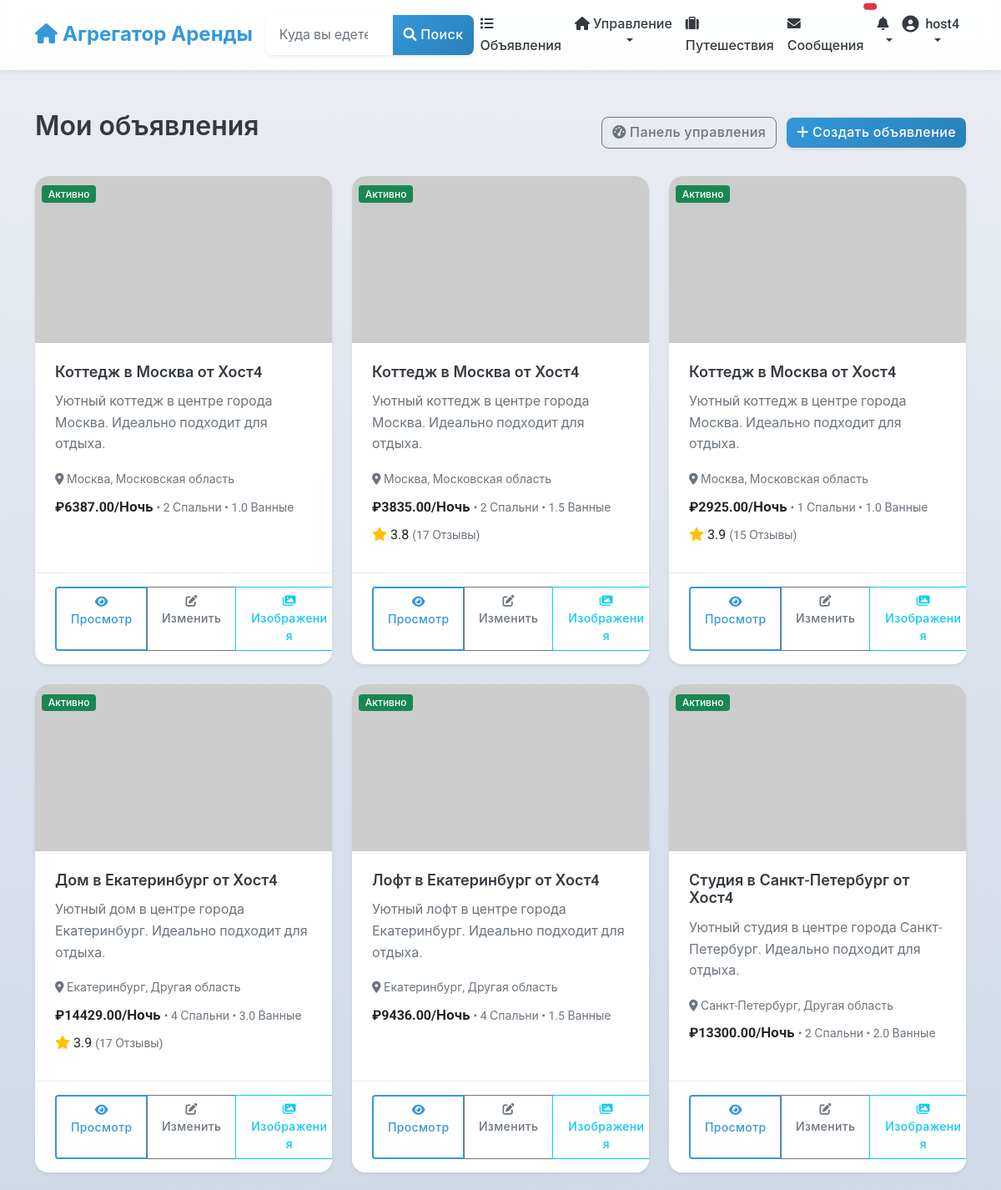
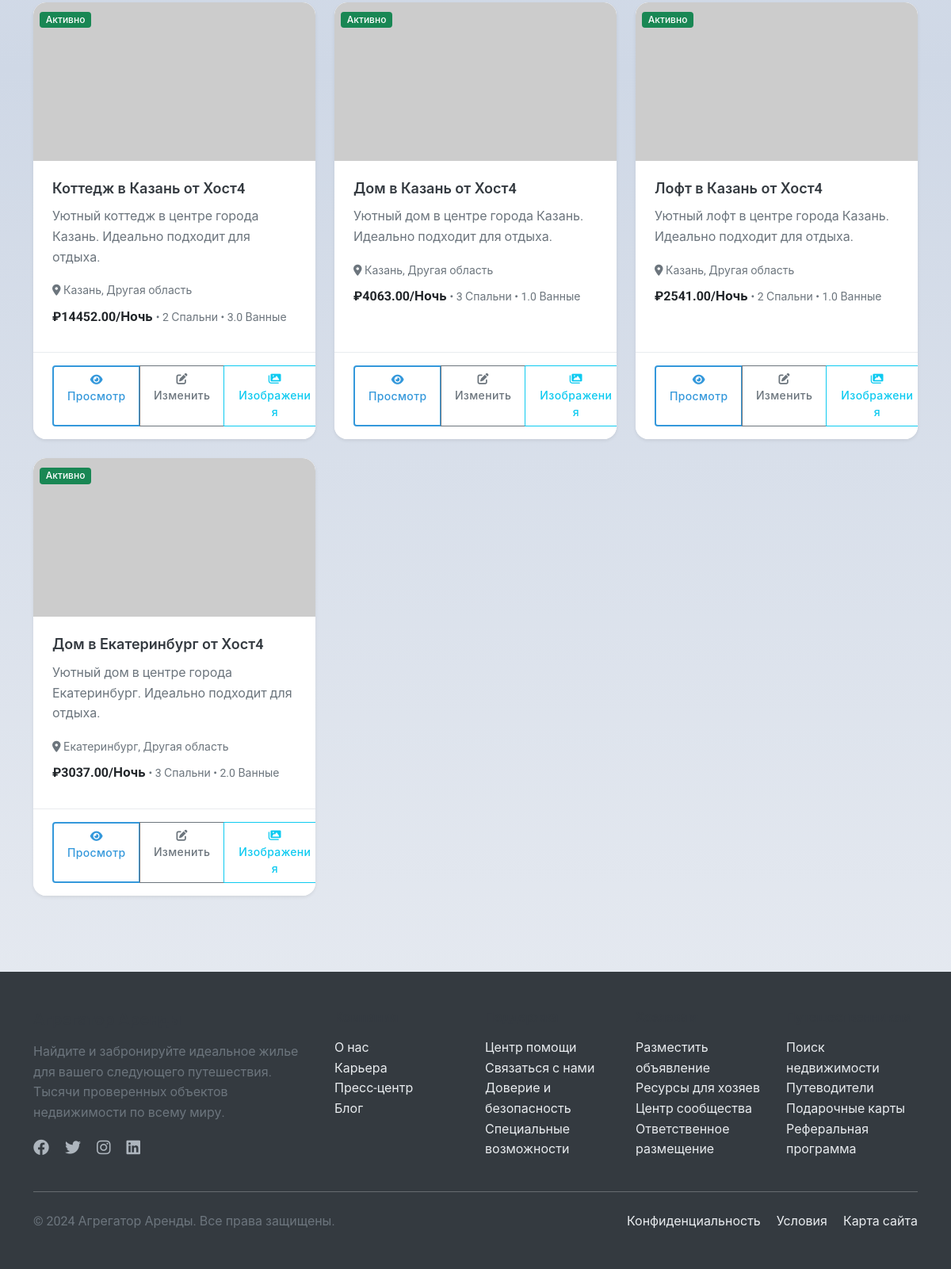
Screenshot of /listings/my-listings/ (signed in) with the database file from the repository (2 pictures, top to bottom).
### users/models.py (models this page shows, shortened)
class User(AbstractUser):
    phone_number = models.CharField(_("Phone number"), max_length=20, blank=True)
    profile_picture = models.ImageField(_("Profile picture"), upload_to='profile_pictures/', blank=True, null=True)
    bio = models.TextField(_("Bio"), blank=True)
    is_phone_verified = models.BooleanField(_("Phone verified"), default=False)
    is_id_verified = models.BooleanField(_("ID verified"), default=False)
    is_host = models.BooleanField(_("Is host"), default=False)
    is_guest = models.BooleanField(_("Is guest"), default=True)
    ROLE_CHOICES = [
        ('user', _('Regular User')),
        ('host', _('Host')),
        ('moderator', _('Moderator')),
        ('admin', _('Administrator')),
    ]
    role = models.CharField(_("Role"), max_length=20, choices=ROLE_CHOICES, default='user')
    email_notifications = models.BooleanField(_("Email notifications"), default=True)
    sms_notifications = models.BooleanField(_("SMS notifications"), default=False)
    date_joined = models.DateTimeField(_("Date joined"), auto_now_add=True)
    last_updated = models.DateTimeField(_("Last updated"), auto_now=True)
    class Meta:
        verbose_name = _("User")
        verbose_name_plural = _("Users")

### listings/models.py (models this page shows, shortened)
class Listing(models.Model):
    title = models.CharField(_("Title"), max_length=100)
    description = models.TextField(_("Description"))
    address = models.CharField(_("Address"), max_length=255)
    city = models.CharField(_("City"), max_length=100)
    state = models.CharField(_("State/Province"), max_length=100)
    country = models.CharField(_("Country"), max_length=100)
    zip_code = models.CharField(_("ZIP/Postal Code"), max_length=20)
    latitude = models.DecimalField(_("Latitude"), max_digits=10, decimal_places=7, null=True, blank=True)
    longitude = models.DecimalField(_("Longitude"), max_digits=10, decimal_places=7, null=True, blank=True)
    price_per_night = models.DecimalField(_("Price per night"), max_digits=10, decimal_places=2)
    cleaning_fee = models.DecimalField(_("Cleaning fee"), max_digits=10, decimal_places=2, default=0)
    service_fee = models.DecimalField(_("Service fee"), max_digits=10, decimal_places=2, default=0)
    bedrooms = models.PositiveSmallIntegerField(_("Bedrooms"))
    bathrooms = models.DecimalField(_("Bathrooms"), max_digits=3, decimal_places=1)
    accommodates = models.PositiveSmallIntegerField(_("Accommodates"))
    property_type = models.CharField(_("Property type"), max_length=50)
    image_urls = models.JSONField(_("Image URLs"), default=list, null=True, blank=True)
    verification_video = models.FileField(
        _("Verification Video"),
        upload_to='verification_videos/',
        null=True,
        blank=True,
        help_text=_("Video proof of property compliance (max 250MB, for moderation only)")
    )
    amenities = models.JSONField(_("Amenities"), default=list)
    house_rules = models.TextField(_("House rules"), blank=True)
    check_in_time = models.TimeField(_("Check-in time"), null=True, blank=True)
    check_out_time = models.TimeField(_("Check-out time"), null=True, blank=True)
    minimum_nights = models.PositiveSmallIntegerField(_("Minimum nights"), default=1)
    maximum_nights = models.PositiveSmallIntegerField(_("Maximum nights"), default=30)
    is_active = models.BooleanField(_("Is active"), default=True)
    is_approved = models.BooleanField(_("Is approved"), default=False)
    host = models.ForeignKey(
        settings.AUTH_USER_MODEL,
        on_delete=models.CASCADE,
        related_name='listings'
    )
    created_at = models.DateTimeField(_("Created at"), auto_now_add=True)
    updated_at = models.DateTimeField(_("Updated at"), auto_now=True)
    class Meta:
        verbose_name = _("Listing")
        verbose_name_plural = _("Listings")
        ordering = ['-created_at', '-id']
        ordering = ['-created_at']
    @property
    def main_image_url(self):
        main_image = self.images.filter(is_main=True).first()
        if main_image:
            return main_image.image.url
        first_image = self.images.first()
        if first_image:
            return first_image.image.url
        if self.image_urls and len(self.image_urls) > 0:
            return self.image_urls[0]
        return "https://via.placeholder.com/800x600.png?text=No+Image+Available"
    @property
    def average_rating(self):
        reviews = self.reviews.all()
        if not reviews:
            return None
        return sum(review.rating for review in reviews) / len(reviews)
    @property
    def total_reviews(self):
        return self.reviews.count()

class Review(models.Model):
    rating = models.PositiveSmallIntegerField(
        _("Rating"),
        validators=[MinValueValidator(1), MaxValueValidator(5)]
    )
    comment = models.TextField(_("Comment"))
    listing = models.ForeignKey(
        Listing,
        on_delete=models.CASCADE,
        related_name='reviews'
    )
    reviewer = models.ForeignKey(
        settings.AUTH_USER_MODEL,
        on_delete=models.CASCADE,
        related_name='reviews'
    )
    booking = models.OneToOneField(
        Booking,
        on_delete=models.SET_NULL,
        related_name='review',
        null=True,
        blank=True
    )
    is_approved = models.BooleanField(_("Is approved"), default=True)
    is_edited = models.BooleanField(_("Is edited"), default=False)
    created_at = models.DateTimeField(_("Created at"), auto_now_add=True)
    updated_at = models.DateTimeField(_("Updated at"), auto_now=True)
    class Meta:
        verbose_name = _("Review")
        verbose_name_plural = _("Reviews")
        ordering = ['-created_at']
        constraints = [
            models.UniqueConstraint(
                fields=['listing', 'reviewer'],
                condition=models.Q(booking__isnull=True),
                name='unique_listing_review_no_booking'
            ),
            models.UniqueConstraint(
                fields=['listing', 'reviewer', 'booking'],
                condition=models.Q(booking__isnull=False),
                name='unique_booking_review'
            )
        ]

### listings/views.py (the view, shortened to what this page needs)
# urls.py: path('my-listings/', views.HostListingListView.as_view(), name='host_listings'),
class HostListingListView(LoginRequiredMixin, ListView):
    model = Listing
    template_name = 'listings/host_listings.html'
    context_object_name = 'listings'
    def get_queryset(self):
        queryset = Listing.objects.filter(host=self.request.user)
        return queryset
    def get_template_names(self):
        if self.request.GET.get('tab_content'):
            return ['listings/partials/host_listings_content.html']
        return [self.template_name]

### listings/templates/listings/host_listings.html (shortened to what this page needs)
{% extends 'base.html' %}
{% load static %}
{% block content %}
<div class="container py-4">
    <div class="row">
        <div class="col-12">
            <div class="d-flex justify-content-between align-items-center mb-4">
                <h2>Мои объявления</h2>
                <div>
                    <a href="{% url 'listings:host_dashboard' %}" class="btn btn-outline-secondary me-2">
                        <i class="fas fa-tachometer-alt"></i> Панель управления
                    </a>
                    <a href="{% url 'listings:listing_create' %}" class="btn btn-primary">
                        <i class="fas fa-plus"></i> Создать объявление
                    </a>
                </div>
            </div>
            {% if listings %}
                <div class="row row-cols-1 row-cols-md-2 row-cols-lg-3 g-4">
                    {% for listing in listings %}
                    <div class="col">
                        <div class="card h-100 shadow-sm">
                            <div class="position-relative">
                                <img src="{{ listing.main_image_url }}" class="card-img-top" alt="{{ listing.title }}" style="height: 200px; object-fit: cover;">
                                <div class="position-absolute top-0 start-0 m-2">
                                    {% if not listing.is_active %}
                                        <span class="badge bg-secondary">Отключено</span>
                                    {% elif not listing.is_approved %}
                                        <span class="badge bg-warning">На рассмотрении</span>
                                    {% else %}
                                        <span class="badge bg-success">Активно</span>
                                    {% endif %}
                                </div>
                            </div>
                            <div class="card-body">
                                <h5 class="card-title">{{ listing.title }}</h5>
                                <p class="card-text text-muted">{{ listing.description|truncatechars:100 }}</p>
                                <div class="mb-2">
                                    <small class="text-muted">
                                        <i class="fas fa-map-marker-alt"></i> {{ listing.city }}, {{ listing.state }}
                                    </small>
                                </div>
                                <div class="mb-2">
                                    <strong>₽{{ listing.price_per_night }}/Ночь</strong>
                                    <small class="text-muted">• {{ listing.bedrooms }} Спальни • {{ listing.bathrooms }} Ванные</small>
                                </div>
                                {% if listing.average_rating %}
                                <div class="mb-2">
                                    <i class="fas fa-star text-warning"></i>
                                    <span>{{ listing.average_rating|floatformat:1 }}</span>
                                    <small class="text-muted">({{ listing.total_reviews }} Отзывы)</small>
                                </div>
                                {% endif %}
                            </div>
                            <div class="card-footer bg-white">
                                <div class="d-flex justify-content-between align-items-center">
                                    <div class="btn-group" role="group">
                                        <a href="{% url 'listings:listing_detail' pk=listing.pk %}" class="btn btn-sm btn-outline-primary">
                                            <i class="fas fa-eye"></i> Просмотр
                                        </a>
                                        <a href="{% url 'listings:listing_update' pk=listing.pk %}" class="btn btn-sm btn-outline-secondary">
                                            <i class="fas fa-edit"></i> Изменить
                                        </a>
                                        <a href="{% url 'listings:listing_images' pk=listing.pk %}" class="btn btn-sm btn-outline-info">
                                            <i class="fas fa-images"></i> Изображения
                                        </a>
                                    </div>
                                </div>
                            </div>
                        </div>
                    </div>
                    {% endfor %}
                </div>
            {% endif %}
        </div>
    </div>
</div>
{% endblock %}

### templates/includes/navbar.html (shortened to what this page needs)
<nav class="navbar navbar-expand-lg navbar-light bg-white shadow-sm">
    <div class="container">
        <a class="navbar-brand" href="{% url 'listings:listing_list' %}">
            <i class="fas fa-home"></i> Агрегатор Аренды
        </a>
        <div class="collapse navbar-collapse" id="navbarSupportedContent">
            <form class="d-flex mx-auto my-2 my-lg-0" action="{% url 'listings:listing_list' %}" method="get">
                <div class="input-group">
                    <input class="form-control" type="search" name="location" placeholder="Куда вы едете?"
                           aria-label="Search" value="{{ request.GET.location|default:'' }}">
                    <button class="btn btn-primary" type="submit">
                        <i class="fas fa-search"></i> Поиск
                    </button>
                </div>
            </form>
            <ul class="navbar-nav ms-auto mb-2 mb-lg-0">
                <li class="nav-item">
                    <a class="nav-link {% if request.resolver_match.url_name == 'listing_list' %}active{% endif %}"
                       href="{% url 'listings:listing_list' %}">
                        <i class="fas fa-list"></i> Объявления
                    </a>
                </li>
                {% if user.is_authenticated %}
                    {% if user.is_host %}
                    <li class="nav-item dropdown">
                        <a class="nav-link dropdown-toggle" href="#" id="hostDropdown" role="button"
                           data-bs-toggle="dropdown" aria-expanded="false">
                            <i class="fas fa-home"></i> Управление
                        </a>
                    </li>
                    {% else %}
                    <li class="nav-item">
                        <a class="nav-link" href="{% url 'listings:listing_create' %}">
                            <i class="fas fa-plus"></i> Подать объявление
                        </a>
                    </li>
                    {% endif %}
                    <li class="nav-item">
                        <a class="nav-link {% if request.resolver_match.url_name == 'user_bookings' %}active{% endif %}"
                           href="{% url 'listings:user_bookings' %}">
                            <i class="fas fa-suitcase"></i> Путешествия
                        </a>
                    </li>
                    <li class="nav-item">
                        <a class="nav-link position-relative {% if 'chat' in request.path %}active{% endif %}"
                           href="{% url 'chat:conversation_list' %}">
                            <i class="fas fa-envelope"></i> Сообщения
                            <span id="message-badge" class="position-absolute top-0 start-100 translate-middle badge rounded-pill bg-danger"
                                  hx-get="{% url 'chat:get_unread_count' %}"
                                  hx-trigger="load, every 30s"
                                  hx-swap="innerHTML">
                            </span>
                        </a>
                    </li>
                    <li class="nav-item dropdown">
                        <a class="nav-link dropdown-toggle position-relative" href="#" id="notificationDropdown"
                           role="button" data-bs-toggle="dropdown" aria-expanded="false"
                           onclick="loadNotifications()"
                           data-bs-auto-close="outside">
                            <i class="fas fa-bell"></i>
                                {% load notify_tags %}
                        </a>
                    </li>
                    <li class="nav-item dropdown">
                        <a class="nav-link dropdown-toggle d-flex align-items-center" href="#" id="userDropdown" role="button"
                           data-bs-toggle="dropdown" aria-expanded="false">
                            {% if user.profile_picture %}
                                <img src="{{ user.profile_picture.url }}" alt="{{ user.username }}" class="rounded-circle me-2" width="32" height="32" style="object-fit: cover;">
                            {% else %}
                                <i class="fas fa-user-circle fa-lg me-2"></i>
                            {% endif %}
                            {{ user.username }}
                        </a>
                    </li>
                {% endif %}
            </ul>
        </div>
    </div>
</nav>

### rows the page displays
User: username "host4"
Listing: is_active "Активно", title "Коттедж в Москва от Хост4", description "Уютный коттедж в центре города Москва. Идеально подходит для отдыха.", city "Москва", state "Московская область", price_per_night "6387.00", bedrooms "2", bathrooms "1.0"
Listing: is_active "Активно", title "Коттедж в Москва от Хост4", description "Уютный коттедж в центре города Москва. Идеально подходит для отдыха.", city "Москва", state "Московская область", price_per_night "3835.00", bedrooms "2", bathrooms "1.5", average_rating "3.8", total_reviews "17"
Listing: is_active "Активно", title "Коттедж в Москва от Хост4", description "Уютный коттедж в центре города Москва. Идеально подходит для отдыха.", city "Москва", state "Московская область", price_per_night "2925.00", bedrooms "1", bathrooms "1.0", average_rating "3.9", total_reviews "15"
Listing: is_active "Активно", title "Дом в Екатеринбург от Хост4", description "Уютный дом в центре города Екатеринбург. Идеально подходит для отдыха.", city "Екатеринбург", state "Другая область", price_per_night "14429.00", bedrooms "4", bathrooms "3.0", average_rating "3.9", total_reviews "17"
Listing: is_active "Активно", title "Лофт в Екатеринбург от Хост4", description "Уютный лофт в центре города Екатеринбург. Идеально подходит для отдыха.", city "Екатеринбург", state "Другая область", price_per_night "9436.00", bedrooms "4", bathrooms "1.5"
Listing: is_active "Активно", title "Студия в Санкт-Петербург от Хост4", description "Уютный студия в центре города Санкт-Петербург. Идеально подходит для отдыха.", city "Санкт-Петербург", state "Другая область", price_per_night "13300.00", bedrooms "2", bathrooms "2.0"
Listing: is_active "Активно", title "Коттедж в Казань от Хост4", description "Уютный коттедж в центре города Казань. Идеально подходит для отдыха.", city "Казань", state "Другая область", price_per_night "14452.00", bedrooms "2", bathrooms "3.0"
Listing: is_active "Активно", title "Дом в Казань от Хост4", description "Уютный дом в центре города Казань. Идеально подходит для отдыха.", city "Казань", state "Другая область", price_per_night "4063.00", bedrooms "3", bathrooms "1.0"
Listing: is_active "Активно", title "Лофт в Казань от Хост4", description "Уютный лофт в центре города Казань. Идеально подходит для отдыха.", city "Казань", state "Другая область", price_per_night "2541.00", bedrooms "2", bathrooms "1.0"
Listing: is_active "Активно", title "Дом в Екатеринбург от Хост4", description "Уютный дом в центре города Екатеринбург. Идеально подходит для отдыха.", city "Екатеринбург", state "Другая область", price_per_night "3037.00", bedrooms "3", bathrooms "2.0"
